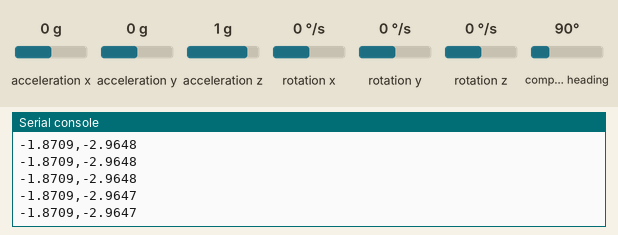
Bench run of a program on a simulated CircuitPython board. Parts: the last lines printed to the serial console. The test bench sets the inputs (shaded band); at power-on: acceleration x 0 g, acceleration y 0 g, acceleration z 1 g, rotation x 0 °/s, rotation y 0 °/s, rotation z 0 °/s, compass heading 90°.

Above: at 6.4 s.
6.5 s: acceleration x set to -1.4 g
At 7.3 s:
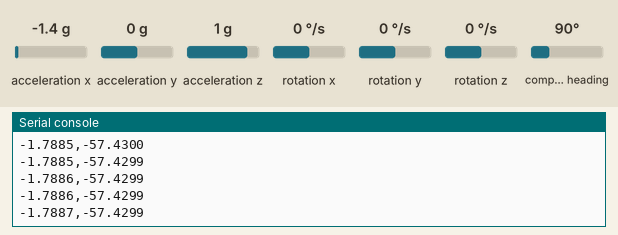
8.0 s: acceleration y set to -1.4 g
At 8.7 s:
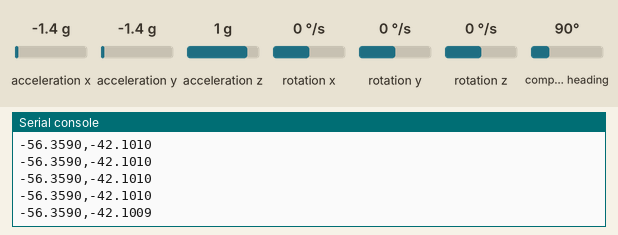
9.5 s: acceleration z set to -1.4 g
At 10.2 s:
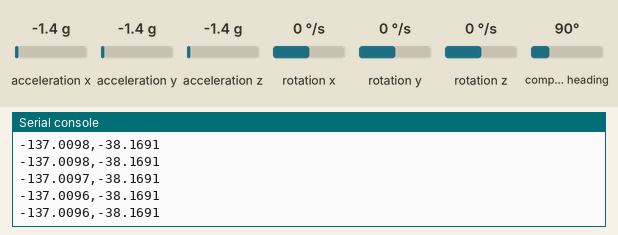
11.0 s: rotation x set to -192 °/s
At 11.6 s:
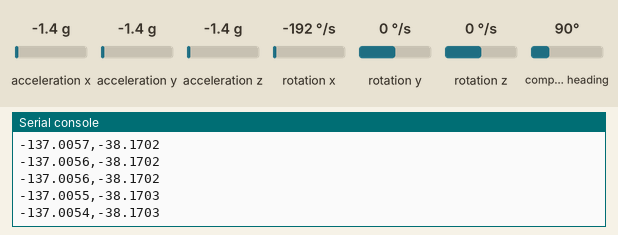
12.5 s: rotation y set to -192 °/s
At 13.4 s:
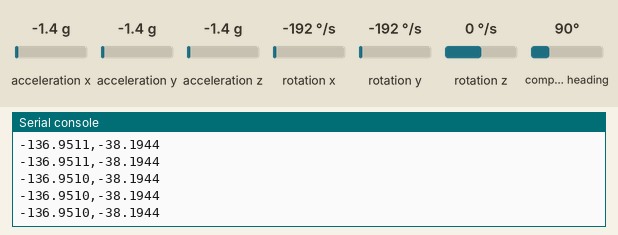
Timing chart, 0 to 15.0 s (numbered marks = the images above; inputs shaded):
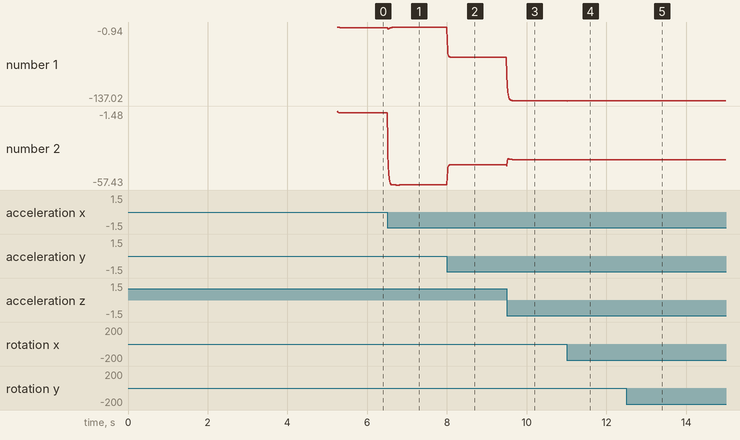

Measured:
- after the input at 6.5 s, the serial console: prints a new line at once (image 1)
- plotted number 1: -1.87 → -1.79 after the input at 6.5 s
- plotted number 2: -2.96 → -57.43 after the input at 6.5 s

The program:

data_processing.py
```python
# code.py — ESP32-S2 Feather + LSM9DS1 (I2C) + Mahony AHRS
#
# Requirements (CircuitPython):
#   - adafruit_lsm9ds1.mpy in /lib
#   - mahony.py in /lib (your Mahony implementation that exposes Mahony.update and yaw/pitch/roll/q0..q3)
#
# Wiring:
#   - Use Feather's STEMMA QT connector (recommended) -> board.STEMMA_I2C()
#   - Or use main SDA/SCL pins -> board.I2C()
#
# Notes:
#   - MAG_MIN/MAG_MAX and gyro biases are device + environment specific.
#   - Sign flips (gz, my) depend on how your sensor is mounted.

import time
import board
import adafruit_icm20x
import mahony
import ulab.numpy as np
import math

# ----------------------------
# YOUR CALIBRATION VALUES
# ----------------------------
MAG_MIN = [-0.5764, 0.0097, -0.5362]
MAG_MAX = [0.4725, 0.9919, 0.4743]

# ----------------------------
# TUNING
# ----------------------------
AHRS_HZ = 100                 # target update rate
PRINT_EVERY_SEC = 0.01         # print at 10 Hz
NS_PER_UPDATE = int(1e9 / AHRS_HZ)

# Mahony gains (these match your constructor usage: Mahony(sample_hz, kp, ki) in your snippet)
# If your mahony.py signature differs, adjust accordingly.
ahrs = mahony.Mahony(AHRS_HZ, 5, 100)

q = np.array([1, 0, 0, 0])

alpha = 0.5
x = 0
y = 0

# ----------------------------
# Helpers
# ----------------------------
def map_range(x, in_min, in_max, out_min, out_max):
    # Map x from [in_min,in_max] to [out_min,out_max] with clamping
    mapped = (x - in_min) * (out_max - out_min) / (in_max - in_min) + out_min
    if out_min <= out_max:
        if mapped < out_min:
            return out_min
        if mapped > out_max:
            return out_max
        return mapped
    else:
        if mapped < out_max:
            return out_max
        if mapped > out_min:
            return out_min
        return mapped

def rotate_to_world(q, forward):
    w, x, y, z = q[0], q[1], q[2], q[3]
    vx, vy, vz = forward[0], forward[1], forward[2]

    # t = 2 * (q_vec x v)
    tx = 2.0 * (y*vz - z*vy)
    ty = 2.0 * (z*vx - x*vz)
    tz = 2.0 * (x*vy - y*vx)

    # v' = v + w*t + (q_vec x t)
    vpx = vx + w*tx + (y*tz - z*ty)
    vpy = vy + w*ty + (z*tx - x*tz)
    vpz = vz + w*tz + (x*ty - y*tx)

    return np.array([vpx, vpy, vpz])

# ----------------------------
# I2C + Sensor Init (ESP32-S2 Feather)
# ----------------------------
# Preferred on Adafruit boards with QT connector:
i2c = board.I2C()  # uses board.SCL and board.SDA
# i2c = board.STEMMA_I2C()  # For using the built-in STEMMA QT connector on a microcontroller


# Some boards need a moment for I2C to come up
time.sleep(0.2)

sensor = adafruit_icm20x.ICM20948(i2c)

# ----------------------------
# Timing
# ----------------------------
last_print = time.monotonic()
last_ns = time.monotonic_ns()

print("Hold device still for calibration...")

sum_yaw = 0
sum_pitch = 0
sum_roll = 0
n = 0
count = 0
t0 = time.monotonic()
sum_sin = 0
sum_cos = 0

time.sleep(2)

while time.monotonic() - t0 < 5.0:
    mx, my, mz = sensor.magnetic
    gx, gy, gz = sensor.gyro
    ax, ay, az = sensor.acceleration

    # --- Hard-iron mag calibration (simple min/max mapping to [-1,1]) ---
    mx = map_range(mx, MAG_MIN[0], MAG_MAX[0], -1.0, 1.0)
    my = map_range(my, MAG_MIN[1], MAG_MAX[1], -1.0, 1.0)
    mz = map_range(mz, MAG_MIN[2], MAG_MAX[2], -1.0, 1.0)

    # --- Mounting/sign adjustments ---
    # Your snippet: ahrs_filter.update(gx, gy, -gz, ax, ay, az, mx, -my, mz)
    # Keep that behavior here, but make it explicit.
    gz_use = -gz
    my_use = -my

    # --- Update Mahony ---
    ahrs.update(gx, gy, gz_use, ax, ay, az, mx, my_use, mz)

    sum_yaw += ahrs.yaw
    sum_pitch += ahrs.pitch
    sum_roll += ahrs.roll
    sum_sin += math.sin(ahrs.yaw)
    sum_cos += math.cos(ahrs.yaw)
    n += 1
    # print(ahrs.yaw)
    time.sleep(0.1)

yaw0 = math.atan2(sum_sin, sum_cos)
pitch0 = sum_pitch / n
roll0 = sum_roll / n

print("Calibration complete.")
print(yaw0 * 57.29578, pitch0 * 57.29578, roll0 * 57.29578)

f_world = rotate_to_world(q, [1, 0, 0])
fx, fy, fz = f_world

while True:
    now_ns = time.monotonic_ns()
    if (now_ns - last_ns) >= NS_PER_UPDATE:
        last_ns = now_ns

        # --- Read sensors ---
        mx, my, mz = sensor.magnetic
        gx, gy, gz = sensor.gyro
        ax, ay, az = sensor.acceleration

        # --- Hard-iron mag calibration (simple min/max mapping to [-1,1]) ---
        mx = map_range(mx, MAG_MIN[0], MAG_MAX[0], -1.0, 1.0)
        my = map_range(my, MAG_MIN[1], MAG_MAX[1], -1.0, 1.0)
        mz = map_range(mz, MAG_MIN[2], MAG_MAX[2], -1.0, 1.0)

        # --- Mounting/sign adjustments ---
        # Your snippet: ahrs_filter.update(gx, gy, -gz, ax, ay, az, mx, -my, mz)
        # Keep that behavior here, but make it explicit.
        gz_use = -gz
        my_use = -my

        # --- Update Mahony ---
        ahrs.update(gx, gy, gz_use, ax, ay, az, mx, my_use, mz)

    # Print
    now_s = time.monotonic()
    if now_s - last_print >= PRINT_EVERY_SEC:
        last_print = now_s

        # Convert radians to degrees for display
        yaw_deg = ahrs.yaw * 57.29578
        if yaw_deg < 0:
            yaw_deg += 360.0

        x_prev = x
        y_prev = y

        y = (ahrs.pitch - pitch0) * -57.29578
        x = (ahrs.roll - roll0) * 57.29578
        x = x + alpha * (x_prev - x)
        y = y + alpha * (y_prev - y)
        # print("Orientation:", yaw_deg, ",", ahrs.pitch * 57.29578, ",", ahrs.roll * 57.29578)
        # print("Orientation - bias:", yaw_deg - yaw0 * 57.29578, ",", (ahrs.pitch - pitch0) * 57.29578, ",", (ahrs.roll - roll0) * 57.29578)
        print(f"{x:.4f},{y:.4f}")
        # print("Quaternion:", ahrs.q0, ",", ahrs.q1, ",", ahrs.q2, ",", ahrs.q3)
```

mahony.py
```python
import math

class Mahony:
    """AHRS Mahony algorithm.
    """

    def __init__(self, Kp=0.5, Ki=0.0, sample_freq=100):
        self._Kp = Kp
        self._Ki = Ki
        self.twoKp = 2.0 * Kp  # 2 * proportional gain (Kp)
        self.twoKi = 2.0 * Ki  # 2 * integral gain (Ki)
        self.q0 = 1.0
        self.q1 = 0.0
        self.q2 = 0.0
        self.q3 = 0.0
        self.integralFBx = 0.0
        self.integralFBy = 0.0
        self.integralFBz = 0.0

        self._sample_freq = sample_freq
        self.invSampleFreq = 1.0 / self.sample_freq

        self._roll = 0.0
        self._yaw = 0.0
        self._pitch = 0.0
        self._anglesComputed = False

    def _inv_sqrt(self, x):
        return x ** -0.5

    def update(self, gx, gy, gz, ax, ay, az, mx, my, mz):

        recipNorm = 0
        q0q0 = q0q1 = q0q2 = q0q3 = q1q1 = q1q2 = q1q3 = q2q2 = q2q3 = q3q3 = 0
        hx = hy = bx = bz = 0
        halfvx = halfvy = halfvz = halfwx = halfwy = halfwz = 0
        halfex = halfey = halfez = 0
        qa = qb = qc = 0

        # Use IMU algorithm if magnetometer measurement invalid
        # (avoids NaN in magnetometer normalisation)
        if (mx == 0.0) and (my == 0.0) and (mz == 0.0):
            self.update_IMU(gx, gy, gz, ax, ay, az)
            return

        # Convert gyroscope degrees/sec to radians/sec
        gx *= 0.0174533
        gy *= 0.0174533
        gz *= 0.0174533

        # Compute feedback only if accelerometer measurement valid
        # (avoids NaN in accelerometer normalisation)
        if not ((ax == 0.0) and (ay == 0.0) and (az == 0.0)):
            # Normalise accelerometer measurement
            recipNorm = self._inv_sqrt(ax * ax + ay * ay + az * az)
            ax *= recipNorm
            ay *= recipNorm
            az *= recipNorm

            # Normalise magnetometer measurement
            recipNorm = self._inv_sqrt(mx * mx + my * my + mz * mz)
            mx *= recipNorm
            my *= recipNorm
            mz *= recipNorm

            # Auxiliary variables to avoid repeated arithmetic
            q0q0 = self.q0 * self.q0
            q0q1 = self.q0 * self.q1
            q0q2 = self.q0 * self.q2
            q0q3 = self.q0 * self.q3
            q1q1 = self.q1 * self.q1
            q1q2 = self.q1 * self.q2
            q1q3 = self.q1 * self.q3
            q2q2 = self.q2 * self.q2
            q2q3 = self.q2 * self.q3
            q3q3 = self.q3 * self.q3

            # Reference direction of Earth's magnetic field
            hx = 2.0 * (
                mx * (0.5 - q2q2 - q3q3) + my * (q1q2 - q0q3) + mz * (q1q3 + q0q2)
            )
            hy = 2.0 * (
                mx * (q1q2 + q0q3) + my * (0.5 - q1q1 - q3q3) + mz * (q2q3 - q0q1)
            )
            bx = math.sqrt(hx * hx + hy * hy)
            bz = 2.0 * (
                mx * (q1q3 - q0q2) + my * (q2q3 + q0q1) + mz * (0.5 - q1q1 - q2q2)
            )

            halfvx = q1q3 - q0q2
            halfvy = q0q1 + q2q3
            halfvz = q0q0 - 0.5 + q3q3
            halfwx = bx * (0.5 - q2q2 - q3q3) + bz * (q1q3 - q0q2)
            halfwy = bx * (q1q2 - q0q3) + bz * (q0q1 + q2q3)
            halfwz = bx * (q0q2 + q1q3) + bz * (0.5 - q1q1 - q2q2)

            # Error is sum of cross product between estimated direction
            # and measured direction of field vectors
            halfex = (ay * halfvz - az * halfvy) + (my * halfwz - mz * halfwy)
            halfey = (az * halfvx - ax * halfvz) + (mz * halfwx - mx * halfwz)
            halfez = (ax * halfvy - ay * halfvx) + (mx * halfwy - my * halfwx)

            # Compute and apply integral feedback if enabled
            if self.twoKi > 0.0:
                # integral error scaled by Ki
                self.integralFBx += self.twoKi * halfex * self.invSampleFreq
                self.integralFBy += self.twoKi * halfey * self.invSampleFreq
                self.integralFBz += self.twoKi * halfez * self.invSampleFreq
                gx += self.integralFBx  # apply integral feedback
                gy += self.integralFBy
                gz += self.integralFBz
            else:
                self.integralFBx = 0.0  # prevent integral windup
                self.integralFBy = 0.0
                self.integralFBz = 0.0

            # Apply proportional feedback
            gx += self.twoKp * halfex
            gy += self.twoKp * halfey
            gz += self.twoKp * halfez

        # Integrate rate of change of quaternion
        gx *= 0.5 * self.invSampleFreq
        gy *= 0.5 * self.invSampleFreq
        gz *= 0.5 * self.invSampleFreq
        qa = self.q0
        qb = self.q1
        qc = self.q2
        self.q0 += -qb * gx - qc * gy - self.q3 * gz
        self.q1 += qa * gx + qc * gz - self.q3 * gy
        self.q2 += qa * gy - qb * gz + self.q3 * gx
        self.q3 += qa * gz + qb * gy - qc * gx

        # Normalise quaternion
        recipNorm = self._inv_sqrt(
            self.q0 * self.q0
            + self.q1 * self.q1
            + self.q2 * self.q2
            + self.q3 * self.q3
        )
        self.q0 *= recipNorm
        self.q1 *= recipNorm
        self.q2 *= recipNorm
        self.q3 *= recipNorm
        self._anglesComputed = False

    # -------------------------------------------------------------------------------------------
    # IMU algorithm update

    def update_IMU(self, gx, gy, gz, ax, ay, az):
        """
        Called is was have no mag reading (internal use)
        """
        recipNorm = 0
        halfvx = halfvy = halfvz = 0
        halfex = halfey = halfez = 0
        qa = qb = qc = 0

        # Convert gyroscope degrees/sec to radians/sec
        gx *= 0.0174533
        gy *= 0.0174533
        gz *= 0.0174533

        # Compute feedback only if accelerometer measurement valid
        # (avoids NaN in accelerometer normalisation)
        if not ((ax == 0.0) and (ay == 0.0) and (az == 0.0)):
            # Normalise accelerometer measurement
            recipNorm = self._inv_sqrt(ax * ax + ay * ay + az * az)
            ax *= recipNorm
            ay *= recipNorm
            az *= recipNorm

            # Estimated direction of gravity
            halfvx = self.q1 * self.q3 - self.q0 * self.q2
            halfvy = self.q0 * self.q1 + self.q2 * self.q3
            halfvz = self.q0 * self.q0 - 0.5 + self.q3 * self.q3

            # Error is sum of cross product between estimated
            # and measured direction of gravity
            halfex = ay * halfvz - az * halfvy
            halfey = az * halfvx - ax * halfvz
            halfez = ax * halfvy - ay * halfvx

            # Compute and apply integral feedback if enabled
            if self.twoKi > 0.0:
                # integral error scaled by Ki
                self.integralFBx += self.twoKi * halfex * self.invSampleFreq
                self.integralFBy += self.twoKi * halfey * self.invSampleFreq
                self.integralFBz += self.twoKi * halfez * self.invSampleFreq
                gx += self.integralFBx  # apply integral feedback
                gy += self.integralFBy
                gz += self.integralFBz
            else:
                self.integralFBx = 0.0  # prevent integral windup
                self.integralFBy = 0.0
                self.integralFBz = 0.0

            # Apply proportional feedback
            gx += self.twoKp * halfex
            gy += self.twoKp * halfey
            gz += self.twoKp * halfez

        # Integrate rate of change of quaternion
        gx *= 0.5 * self.invSampleFreq
        gy *= 0.5 * self.invSampleFreq
        gz *= 0.5 * self.invSampleFreq
        qa = self.q0
        qb = self.q1
        qc = self.q2
        self.q0 += -qb * gx - qc * gy - self.q3 * gz
        self.q1 += qa * gx + qc * gz - self.q3 * gy
        self.q2 += qa * gy - qb * gz + self.q3 * gx
        self.q3 += qa * gz + qb * gy - qc * gx

        # Normalise quaternion
        recipNorm = self._inv_sqrt(
            self.q0 * self.q0
            + self.q1 * self.q1
            + self.q2 * self.q2
            + self.q3 * self.q3
        )
        self.q0 *= recipNorm
        self.q1 *= recipNorm
        self.q2 *= recipNorm
        self.q3 *= recipNorm
        self._anglesComputed = False

    def compute_angles(self):
        """
        Compute all the angles if there have been new samples (internal use)
        """
        self._roll = math.atan2(
            self.q0 * self.q1 + self.q2 * self.q3,
            0.5 - self.q1 * self.q1 - self.q2 * self.q2,
        )
        self._pitch = math.asin(-2.0 * (self.q1 * self.q3 - self.q0 * self.q2))
        self._yaw = math.atan2(
            self.q1 * self.q2 + self.q0 * self.q3,
            0.5 - self.q2 * self.q2 - self.q3 * self.q3,
        )
        self._anglesComputed = True

    @property
    def yaw(self):
        """
        Current yaw (z-axis) value in radians/sec. (read-only)
        """
        if not self._anglesComputed:
            self.compute_angles()
        return self._yaw

    @property
    def pitch(self):
        if not self._anglesComputed:
            self.compute_angles()
        return self._pitch

    @property
    def roll(self):
        """
        Current roll (x-axis) value in radians/sec. (read-only)
        """
        if not self._anglesComputed:
            self.compute_angles()
        return self._roll

    @property
    def Kp(self):
        """The current Kp value (Proportional gain)."""
        return self._Kp

    @Kp.setter
    def Kp(self, value):
        self._Kp = value
        self.twoKp = 2.0 * self._Kp

    @property
    def Ki(self):
        """The current Ki value (Integral gain)."""
        return self._Ki

    @Ki.setter
    def Ki(self, value):
        self._Ki = value
        self.twoKi = 2.0 * self._Ki

    @property
    def sample_freq(self):
        return self._sample_freq

    @sample_freq.setter
    def sample_freq(self, value):
        self._sample_freq = value
        self.invSampleFreq = 1.0 / self.sample_freq
```
